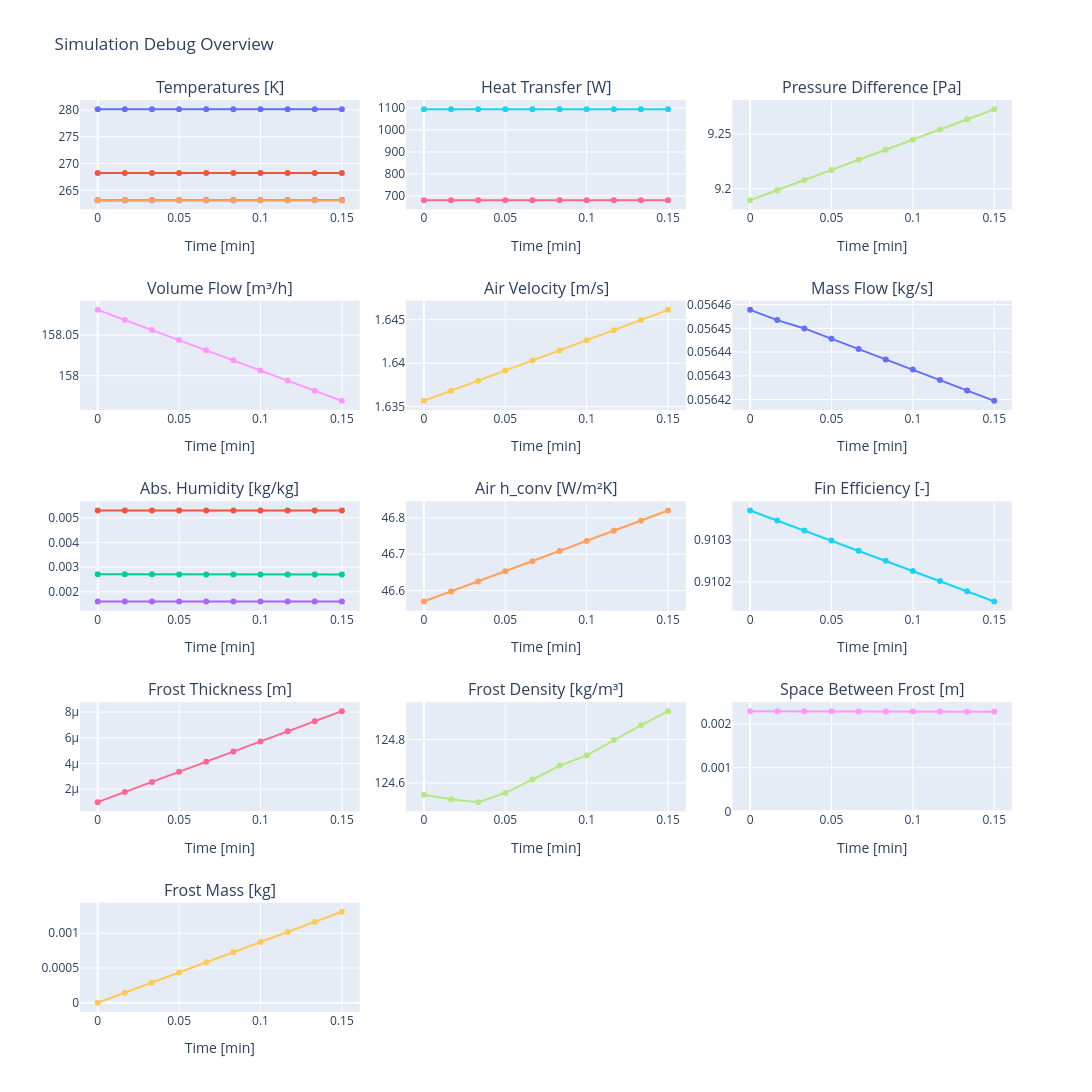

The notebook cell saved with this chart:
### Code cell
import plotly.graph_objects as go
from plotly.subplots import make_subplots
import pandas as pd

# ---------------------------------------------------------
# 1. PREPARE DATA
# ---------------------------------------------------------
n_steps = len(states_history)
dt = params.time_step 
# Convert time to minutes for the axis
time_axis = [i * dt / 60 for i in range(n_steps)]

data = {
    # --- TEMPS ---
    'T_air_in': inputs.air.T_in, 
    'T_air_out': [s.air.T_out for s in states_history],
    'T_frost_surf': [s.hmt.T_frost_surface for s in states_history],
    'T_refrigerant_in' : [s.refrigerant.T_in for s in states_history],
    'T_refrigerant_out' : [s.refrigerant.T_out for s in states_history],

    # --- HUMIDITY ---
    'W_in': state.air.W_in, 
    'W_out': [s.air.W_out for s in states_history],
    'W_frost_sat': [s.air.W_frost_sat for s in states_history],
    
    # --- HEAT TRANSFER ---
    'Q_dot_total': [s.hmt.Q_dot_total for s in states_history],
    'Q_dot_sens': [s.hmt.Q_dot_sens for s in states_history],

    # --- FROST PROPERTIES ---
    'thickness': [s.frost.thickness for s in states_history],
    'density': [s.frost.density for s in states_history],
    'space': [s.frost.space_between_frost for s in states_history],
    'mass': [s.frost.mass for s in states_history],
    
    # --- PHYSICS / FLOW ---
    'h_conv': [s.air.h_conv for s in states_history],
    'eta_fin': [s.hmt.eta_fin for s in states_history],
    'velocity': [s.air.velocity for s in states_history],
    'm_dot': [s.air.m_dot_humid for s in states_history],
    'p_delta': [s.air.p_in - params.ambient_pressure for s in states_history],
    'vol_flow': [3600 * s.air.m_dot_humid / s.air.density_avg for s in states_history]    # Formula: 3600 * m_dot / density
}

df = pd.DataFrame(data)
df['Time'] = time_axis
df.set_index('Time', inplace=True)

# ---------------------------------------------------------
# 2. PLOT CONFIGURATION (Reordered for Logic)
# ---------------------------------------------------------
plots_config = [
    # --- ROW 1: MACRO THERMODYNAMICS ---
    (1, 1, ['T_air_in', 'T_air_out', 'T_frost_surf', 'T_refrigerant_in', 'T_refrigerant_out'], "Temperatures [K]"), 
    (1, 2, ['Q_dot_total', 'Q_dot_sens'], "Heat Transfer [W]"),
    (1, 3, ['p_delta'], "Pressure Difference [Pa]"),
    
    # --- ROW 2: AERODYNAMICS (FLOW) ---
    (2, 1, ['vol_flow'], "Volume Flow [m³/h]"), # <--- NEW PLOT
    (2, 2, ['velocity'], "Air Velocity [m/s]"),
    (2, 3, ['m_dot'], "Mass Flow [kg/s]"),
    
    # --- ROW 3: BOUNDARY LAYER & HUMIDITY ---
    (3, 1, ['W_in', 'W_out', 'W_frost_sat'], "Abs. Humidity [kg/kg]"),
    (3, 2, ['h_conv'], "Air h_conv [W/m²K]"),
    (3, 3, ['eta_fin'], "Fin Efficiency [-]"),
    
    # --- ROW 4: FROST MICRO-STATE ---
    (4, 1, ['thickness'], "Frost Thickness [m]"),
    (4, 2, ['density'], "Frost Density [kg/m³]"),
    (4, 3, ['space'], "Space Between Frost [m]"),

    # --- ROW 5: ---
    (5, 1, ['mass'], "Frost Mass [kg]")
]

fig = make_subplots(
    rows=5, cols=3, 
    subplot_titles=[p[3] for p in plots_config],
    vertical_spacing=0.1, horizontal_spacing=0.05
)

for row, col, cols_to_plot, title in plots_config:
    for col_name in cols_to_plot:
        # Optional: styling for T_dew_point if you add it back later
        line_style = dict(dash='dot', width=2) if col_name == 'T_dew_point' else dict()
        
        fig.add_trace(
            go.Scatter(
                x=df.index, y=df[col_name], name=col_name,
                line=line_style,
                legendgroup=title, legendgrouptitle_text=title
            ),
            row=row, col=col
        )

# ---------------------------------------------------------
# 3. LAYOUT & INTERACTIVITY
# ---------------------------------------------------------
fig.update_layout(
    height=1800, width=1400, 
    title_text="Simulation Debug Overview",
    hovermode="x unified",
    showlegend=False
)

fig.update_xaxes(matches='x', title_text="Time [min]")
fig.update_yaxes(rangemode="tozero", row=4, col=3)
fig.show()

### Figure 1 — Plotly figure (JSON) as saved in the notebook; plotly's stock layout.template omitted (floating-point values rounded to 4 significant figures)
{"data": [{"legendgroup": "Temperatures [K]", "legendgrouptitle": {"text": "Temperatures [K]"}, "name": "T_air_in", "type": "scatter", "x": [0.0, 0.01667, 0.03333, 0.05, 0.06667, 0.08333, 0.1, 0.1167, 0.1333, 0.15], "xaxis": "x", "y": [280.1, 280.1, 280.1, 280.1, 280.1, 280.1, 280.1, 280.1, 280.1, 280.1], "yaxis": "y"}, {"legendgroup": "Temperatures [K]", "legendgrouptitle": {"text": "Temperatures [K]"}, "name": "T_air_out", "type": "scatter", "x": [0.0, 0.01667, 0.03333, 0.05, 0.06667, 0.08333, 0.1, 0.1167, 0.1333, 0.15], "xaxis": "x", "y": [268.3, 268.2, 268.2, 268.2, 268.2, 268.2, 268.2, 268.2, 268.2, 268.2], "yaxis": "y"}, {"legendgroup": "Temperatures [K]", "legendgrouptitle": {"text": "Temperatures [K]"}, "name": "T_frost_surf", "type": "scatter", "x": [0.0, 0.01667, 0.03333, 0.05, 0.06667, 0.08333, 0.1, 0.1167, 0.1333, 0.15], "xaxis": "x", "y": [263.2, 263.2, 263.2, 263.2, 263.2, 263.2, 263.2, 263.2, 263.2, 263.2], "yaxis": "y"}, {"legendgroup": "Temperatures [K]", "legendgrouptitle": {"text": "Temperatures [K]"}, "name": "T_refrigerant_in", "type": "scatter", "x": [0.0, 0.01667, 0.03333, 0.05, 0.06667, 0.08333, 0.1, 0.1167, 0.1333, 0.15], "xaxis": "x", "y": [263.1, 263.1, 263.1, 263.1, 263.1, 263.1, 263.1, 263.1, 263.1, 263.1], "yaxis": "y"}, {"legendgroup": "Temperatures [K]", "legendgrouptitle": {"text": "Temperatures [K]"}, "name": "T_refrigerant_out", "type": "scatter", "x": [0.0, 0.01667, 0.03333, 0.05, 0.06667, 0.08333, 0.1, 0.1167, 0.1333, 0.15], "xaxis": "x", "y": [263.1, 263.1, 263.1, 263.1, 263.1, 263.1, 263.1, 263.1, 263.1, 263.1], "yaxis": "y"}, {"legendgroup": "Heat Transfer [W]", "legendgrouptitle": {"text": "Heat Transfer [W]"}, "name": "Q_dot_total", "type": "scatter", "x": [0.0, 0.01667, 0.03333, 0.05, 0.06667, 0.08333, 0.1, 0.1167, 0.1333, 0.15], "xaxis": "x2", "y": [1093.0, 1093.0, 1094.0, 1094.0, 1094.0, 1094.0, 1094.0, 1094.0, 1094.0, 1094.0], "yaxis": "y2"}, {"legendgroup": "Heat Transfer [W]", "legendgrouptitle": {"text": "Heat Transfer [W]"}, "name": "Q_dot_sens", "type": "scatter", "x": [0.0, 0.01667, 0.03333, 0.05, 0.06667, 0.08333, 0.1, 0.1167, 0.1333, 0.15], "xaxis": "x2", "y": [680.5, 680.7, 680.9, 680.8, 680.8, 680.8, 680.9, 680.8, 680.8, 680.8], "yaxis": "y2"}, {"legendgroup": "Pressure Difference [Pa]", "legendgrouptitle": {"text": "Pressure Difference [Pa]"}, "name": "p_delta", "type": "scatter", "x": [0.0, 0.01667, 0.03333, 0.05, 0.06667, 0.08333, 0.1, 0.1167, 0.1333, 0.15], "xaxis": "x3", "y": [9.19, 9.199, 9.208, 9.217, 9.226, 9.236, 9.245, 9.254, 9.264, 9.273], "yaxis": "y3"}, {"legendgroup": "Volume Flow [m³/h]", "legendgrouptitle": {"text": "Volume Flow [m³/h]"}, "name": "vol_flow", "type": "scatter", "x": [0.0, 0.01667, 0.03333, 0.05, 0.06667, 0.08333, 0.1, 0.1167, 0.1333, 0.15], "xaxis": "x4", "y": [158.1, 158.1, 158.1, 158.0, 158.0, 158.0, 158.0, 158.0, 158.0, 158.0], "yaxis": "y4"}, {"legendgroup": "Air Velocity [m/s]", "legendgrouptitle": {"text": "Air Velocity [m/s]"}, "name": "velocity", "type": "scatter", "x": [0.0, 0.01667, 0.03333, 0.05, 0.06667, 0.08333, 0.1, 0.1167, 0.1333, 0.15], "xaxis": "x5", "y": [1.636, 1.637, 1.638, 1.639, 1.64, 1.641, 1.643, 1.644, 1.645, 1.646], "yaxis": "y5"}, {"legendgroup": "Mass Flow [kg/s]", "legendgrouptitle": {"text": "Mass Flow [kg/s]"}, "name": "m_dot", "type": "scatter", "x": [0.0, 0.01667, 0.03333, 0.05, 0.06667, 0.08333, 0.1, 0.1167, 0.1333, 0.15], "xaxis": "x6", "y": [0.05646, 0.05645, 0.05645, 0.05645, 0.05644, 0.05644, 0.05643, 0.05643, 0.05642, 0.05642], "yaxis": "y6"}, {"legendgroup": "Abs. Humidity [kg/kg]", "legendgrouptitle": {"text": "Abs. Humidity [kg/kg]"}, "name": "W_in", "type": "scatter", "x": [0.0, 0.01667, 0.03333, 0.05, 0.06667, 0.08333, 0.1, 0.1167, 0.1333, 0.15], "xaxis": "x7", "y": [0.005294, 0.005294, 0.005294, 0.005294, 0.005294, 0.005294, 0.005294, 0.005294, 0.005294, 0.005294], "yaxis": "y7"}, {"legendgroup": "Abs. Humidity [kg/kg]", "legendgrouptitle": {"text": "Abs. Humidity [kg/kg]"}, "name": "W_out", "type": "scatter", "x": [0.0, 0.01667, 0.03333, 0.05, 0.06667, 0.08333, 0.1, 0.1167, 0.1333, 0.15], "xaxis": "x7", "y": [0.002708, 0.002707, 0.002707, 0.002706, 0.002706, 0.002706, 0.002705, 0.002705, 0.002705, 0.002704], "yaxis": "y7"}, {"legendgroup": "Abs. Humidity [kg/kg]", "legendgrouptitle": {"text": "Abs. Humidity [kg/kg]"}, "name": "W_frost_sat", "type": "scatter", "x": [0.0, 0.01667, 0.03333, 0.05, 0.06667, 0.08333, 0.1, 0.1167, 0.1333, 0.15], "xaxis": "x7", "y": [0.001608, 0.001608, 0.001608, 0.001608, 0.001609, 0.00161, 0.00161, 0.001611, 0.001612, 0.001612], "yaxis": "y7"}, {"legendgroup": "Air h_conv [W/m²K]", "legendgrouptitle": {"text": "Air h_conv [W/m²K]"}, "name": "h_conv", "type": "scatter", "x": [0.0, 0.01667, 0.03333, 0.05, 0.06667, 0.08333, 0.1, 0.1167, 0.1333, 0.15], "xaxis": "x8", "y": [46.57, 46.6, 46.62, 46.65, 46.68, 46.71, 46.74, 46.76, 46.79, 46.82], "yaxis": "y8"}, {"legendgroup": "Fin Efficiency [-]", "legendgrouptitle": {"text": "Fin Efficiency [-]"}, "name": "eta_fin", "type": "scatter", "x": [0.0, 0.01667, 0.03333, 0.05, 0.06667, 0.08333, 0.1, 0.1167, 0.1333, 0.15], "xaxis": "x9", "y": [0.9104, 0.9103, 0.9103, 0.9103, 0.9103, 0.9103, 0.9102, 0.9102, 0.9102, 0.9102], "yaxis": "y9"}, {"legendgroup": "Frost Thickness [m]", "legendgrouptitle": {"text": "Frost Thickness [m]"}, "name": "thickness", "type": "scatter", "x": [0.0, 0.01667, 0.03333, 0.05, 0.06667, 0.08333, 0.1, 0.1167, 0.1333, 0.15], "xaxis": "x10", "y": [1e-06, 1.786e-06, 2.573e-06, 3.359e-06, 4.146e-06, 4.932e-06, 5.718e-06, 6.503e-06, 7.288e-06, 8.073e-06], "yaxis": "y10"}, {"legendgroup": "Frost Density [kg/m³]", "legendgrouptitle": {"text": "Frost Density [kg/m³]"}, "name": "density", "type": "scatter", "x": [0.0, 0.01667, 0.03333, 0.05, 0.06667, 0.08333, 0.1, 0.1167, 0.1333, 0.15], "xaxis": "x11", "y": [124.5, 124.5, 124.5, 124.6, 124.6, 124.7, 124.7, 124.8, 124.9, 124.9], "yaxis": "y11"}, {"legendgroup": "Space Between Frost [m]", "legendgrouptitle": {"text": "Space Between Frost [m]"}, "name": "space", "type": "scatter", "x": [0.0, 0.01667, 0.03333, 0.05, 0.06667, 0.08333, 0.1, 0.1167, 0.1333, 0.15], "xaxis": "x12", "y": [0.002298, 0.002296, 0.002295, 0.002293, 0.002292, 0.00229, 0.002289, 0.002287, 0.002285, 0.002284], "yaxis": "y12"}, {"legendgroup": "Frost Mass [kg]", "legendgrouptitle": {"text": "Frost Mass [kg]"}, "name": "mass", "type": "scatter", "x": [0.0, 0.01667, 0.03333, 0.05, 0.06667, 0.08333, 0.1, 0.1167, 0.1333, 0.15], "xaxis": "x13", "y": [0.0, 0.0001454, 0.0002909, 0.0004364, 0.0005819, 0.0007274, 0.0008729, 0.001018, 0.001164, 0.001309], "yaxis": "y13"}], "layout": {"annotations": [{"font": {"size": 16}, "showarrow": false, "text": "Temperatures [K]", "x": 0.15, "xanchor": "center", "xref": "paper", "y": 1, "yanchor": "bottom", "yref": "paper"}, {"font": {"size": 16}, "showarrow": false, "text": "Heat Transfer [W]", "x": 0.5, "xanchor": "center", "xref": "paper", "y": 1, "yanchor": "bottom", "yref": "paper"}, {"font": {"size": 16}, "showarrow": false, "text": "Pressure Difference [Pa]", "x": 0.85, "xanchor": "center", "xref": "paper", "y": 1, "yanchor": "bottom", "yref": "paper"}, {"font": {"size": 16}, "showarrow": false, "text": "Volume Flow [m³/h]", "x": 0.15, "xanchor": "center", "xref": "paper", "y": 0.78, "yanchor": "bottom", "yref": "paper"}, {"font": {"size": 16}, "showarrow": false, "text": "Air Velocity [m/s]", "x": 0.5, "xanchor": "center", "xref": "paper", "y": 0.78, "yanchor": "bottom", "yref": "paper"}, {"font": {"size": 16}, "showarrow": false, "text": "Mass Flow [kg/s]", "x": 0.85, "xanchor": "center", "xref": "paper", "y": 0.78, "yanchor": "bottom", "yref": "paper"}, {"font": {"size": 16}, "showarrow": false, "text": "Abs. Humidity [kg/kg]", "x": 0.15, "xanchor": "center", "xref": "paper", "y": 0.56, "yanchor": "bottom", "yref": "paper"}, {"font": {"size": 16}, "showarrow": false, "text": "Air h_conv [W/m²K]", "x": 0.5, "xanchor": "center", "xref": "paper", "y": 0.56, "yanchor": "bottom", "yref": "paper"}, {"font": {"size": 16}, "showarrow": false, "text": "Fin Efficiency [-]", "x": 0.85, "xanchor": "center", "xref": "paper", "y": 0.56, "yanchor": "bottom", "yref": "paper"}, {"font": {"size": 16}, "showarrow": false, "text": "Frost Thickness [m]", "x": 0.15, "xanchor": "center", "xref": "paper", "y": 0.34, "yanchor": "bottom", "yref": "paper"}, {"font": {"size": 16}, "showarrow": false, "text": "Frost Density [kg/m³]", "x": 0.5, "xanchor": "center", "xref": "paper", "y": 0.34, "yanchor": "bottom", "yref": "paper"}, {"font": {"size": 16}, "showarrow": false, "text": "Space Between Frost [m]", "x": 0.85, "xanchor": "center", "xref": "paper", "y": 0.34, "yanchor": "bottom", "yref": "paper"}, {"font": {"size": 16}, "showarrow": false, "text": "Frost Mass [kg]", "x": 0.15, "xanchor": "center", "xref": "paper", "y": 0.12, "yanchor": "bottom", "yref": "paper"}], "height": 1800, "hovermode": "x unified", "showlegend": false, "title": {"text": "Simulation Debug Overview"}, "width": 1400, "xaxis": {"anchor": "y", "domain": [0, 0.3], "matches": "x", "title": {"text": "Time [min]"}}, "xaxis10": {"anchor": "y10", "domain": [0, 0.3], "matches": "x", "title": {"text": "Time [min]"}}, "xaxis11": {"anchor": "y11", "domain": [0.35, 0.65], "matches": "x", "title": {"text": "Time [min]"}}, "xaxis12": {"anchor": "y12", "domain": [0.7, 1], "matches": "x", "title": {"text": "Time [min]"}}, "xaxis13": {"anchor": "y13", "domain": [0, 0.3], "matches": "x", "title": {"text": "Time [min]"}}, "xaxis14": {"anchor": "y14", "domain": [0.35, 0.65], "matches": "x", "title": {"text": "Time [min]"}}, "xaxis15": {"anchor": "y15", "domain": [0.7, 1], "matches": "x", "title": {"text": "Time [min]"}}, "xaxis2": {"anchor": "y2", "domain": [0.35, 0.65], "matches": "x", "title": {"text": "Time [min]"}}, "xaxis3": {"anchor": "y3", "domain": [0.7, 1], "matches": "x", "title": {"text": "Time [min]"}}, "xaxis4": {"anchor": "y4", "domain": [0, 0.3], "matches": "x", "title": {"text": "Time [min]"}}, "xaxis5": {"anchor": "y5", "domain": [0.35, 0.65], "matches": "x", "title": {"text": "Time [min]"}}, "xaxis6": {"anchor": "y6", "domain": [0.7, 1], "matches": "x", "title": {"text": "Time [min]"}}, "xaxis7": {"anchor": "y7", "domain": [0, 0.3], "matches": "x", "title": {"text": "Time [min]"}}, "xaxis8": {"anchor": "y8", "domain": [0.35, 0.65], "matches": "x", "title": {"text": "Time [min]"}}, "xaxis9": {"anchor": "y9", "domain": [0.7, 1], "matches": "x", "title": {"text": "Time [min]"}}, "yaxis": {"anchor": "x", "domain": [0.88, 1]}, "yaxis10": {"anchor": "x10", "domain": [0.22, 0.34]}, "yaxis11": {"anchor": "x11", "domain": [0.22, 0.34]}, "yaxis12": {"anchor": "x12", "domain": [0.22, 0.34], "rangemode": "tozero"}, "yaxis13": {"anchor": "x13", "domain": [0, 0.12]}, "yaxis14": {"anchor": "x14", "domain": [0, 0.12]}, "yaxis15": {"anchor": "x15", "domain": [0, 0.12]}, "yaxis2": {"anchor": "x2", "domain": [0.88, 1]}, "yaxis3": {"anchor": "x3", "domain": [0.88, 1]}, "yaxis4": {"anchor": "x4", "domain": [0.66, 0.78]}, "yaxis5": {"anchor": "x5", "domain": [0.66, 0.78]}, "yaxis6": {"anchor": "x6", "domain": [0.66, 0.78]}, "yaxis7": {"anchor": "x7", "domain": [0.44, 0.56]}, "yaxis8": {"anchor": "x8", "domain": [0.44, 0.56]}, "yaxis9": {"anchor": "x9", "domain": [0.44, 0.56]}}}
